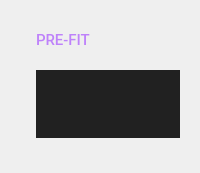
            <widget class="QWidget" name="prefitWidget">
             <property name="sizePolicy">
              <sizepolicy hsizetype="Preferred" vsizetype="Expanding">
               <horstretch>0</horstretch>
               <verstretch>0</verstretch>
              </sizepolicy>
             </property>
             <layout class="QVBoxLayout" name="verticalLayout_3">
              <item>
               <widget class="QFrame" name="frame_prefit">
                <property name="sizePolicy">
                 <sizepolicy hsizetype="Preferred" vsizetype="Expanding">
                  <horstretch>0</horstretch>
                  <verstretch>0</verstretch>
                 </sizepolicy>
                </property>
                <property name="frameShape">
                 <enum>QFrame::NoFrame</enum>
                </property>
                <property name="frameShadow">
                 <enum>QFrame::Plain</enum>
                </property>
                <layout class="QVBoxLayout" name="verticalLayout_6">
                 <property name="sizeConstraint">
                  <enum>QLayout::SetDefaultConstraint</enum>
                 </property>
                 <property name="leftMargin">
                  <number>25</number>
                 </property>
                 <property name="topMargin">
                  <number>20</number>
                 </property>
                 <property name="rightMargin">
                  <number>9</number>
                 </property>
                 <item>
                  <widget class="QLabel" name="label_6">
                   <property name="sizePolicy">
                    <sizepolicy hsizetype="Preferred" vsizetype="Fixed">
                     <horstretch>0</horstretch>
                     <verstretch>0</verstretch>
                    </sizepolicy>
                   </property>
                   <property name="font">
                    <font>
                     <family>Roboto Medium</family>
                     <pointsize>11</pointsize>
                     <weight>7</weight>
                     <italic>false</italic>
                     <bold>false</bold>
                    </font>
                   </property>
                   <property name="styleSheet">
                    <string notr="true">color: rgb(190, 130, 250);
font: 57 11pt &quot;Roboto Medium&quot;;
</string>
                   </property>
                   <property name="frameShape">
                    <enum>QFrame::NoFrame</enum>
                   </property>
                   <property name="text">
                    <string>PRE-FIT</string>
                   </property>
                   <property name="margin">
                    <number>3</number>
                   </property>
                  </widget>
                 </item>
                 <item>
                  <spacer name="verticalSpacer_16">
                   <property name="orientation">
                    <enum>Qt::Vertical</enum>
                   </property>
                   <property name="sizeType">
                    <enum>QSizePolicy::Fixed</enum>
                   </property>
                   <property name="sizeHint" stdset="0">
                    <size>
                     <width>20</width>
                     <height>15</height>
                    </size>
                   </property>
                  </spacer>
                 </item>
                 <item>
                  <widget class="QScrollArea" name="prefitScrollArea">
                   <property name="sizePolicy">
                    <sizepolicy hsizetype="Expanding" vsizetype="Preferred">
                     <horstretch>0</horstretch>
                     <verstretch>0</verstretch>
                    </sizepolicy>
                   </property>
                   <property name="styleSheet">
                    <string notr="true">background-color: rgb(33,33,33);</string>
                   </property>
                   <property name="frameShape">
                    <enum>QFrame::NoFrame</enum>
                   </property>
                   <property name="frameShadow">
                    <enum>QFrame::Plain</enum>
                   </property>
                   <property name="widgetResizable">
                    <bool>true</bool>
                   </property>
                   <property name="alignment">
                    <set>Qt::AlignLeading|Qt::AlignLeft|Qt::AlignTop</set>
                   </property>
                   <widget class="QWidget" name="prefitScrollAreaWidget">
                    <property name="geometry">
                     <rect>
                      <x>0</x>
                      <y>0</y>
                      <width>42</width>
                      <height>24</height>
                     </rect>
                    </property>
                    <layout class="QVBoxLayout" name="verticalLayout_11"/>
                   </widget>
                  </widget>
                 </item>
                 <item>
                  <spacer name="verticalSpacer_17">
                   <property name="orientation">
                    <enum>Qt::Vertical</enum>
                   </property>
                   <property name="sizeType">
                    <enum>QSizePolicy::Fixed</enum>
                   </property>
                   <property name="sizeHint" stdset="0">
                    <size>
                     <width>20</width>
                     <height>15</height>
                    </size>
                   </property>
                  </spacer>
                 </item>
                </layout>
               </widget>
              </item>
             </layout>
            </widget>
